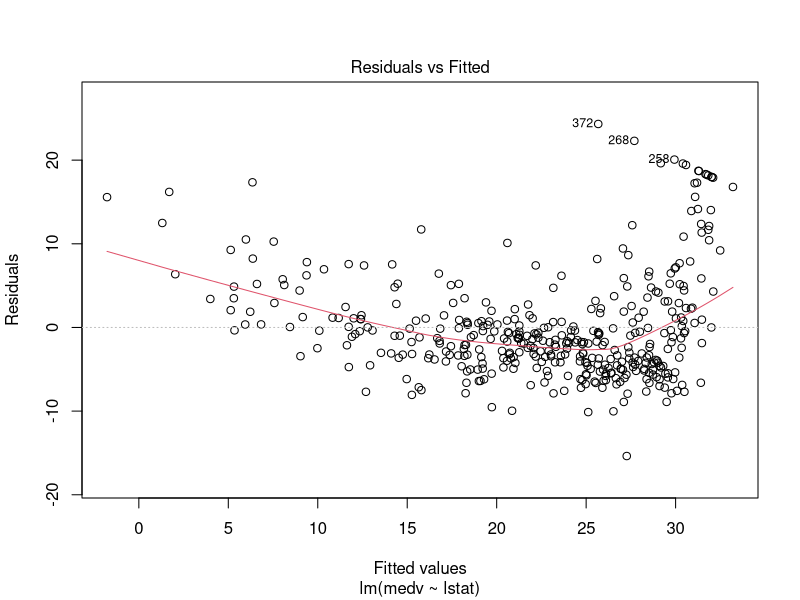
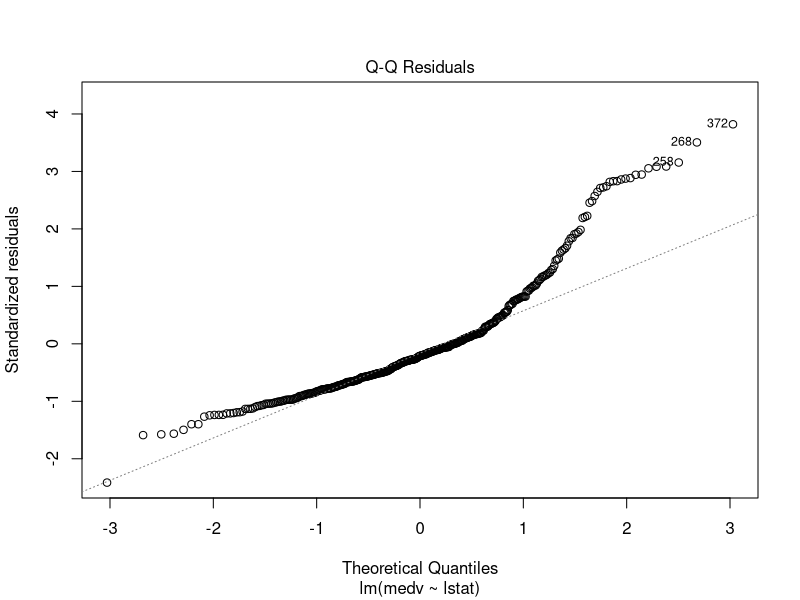
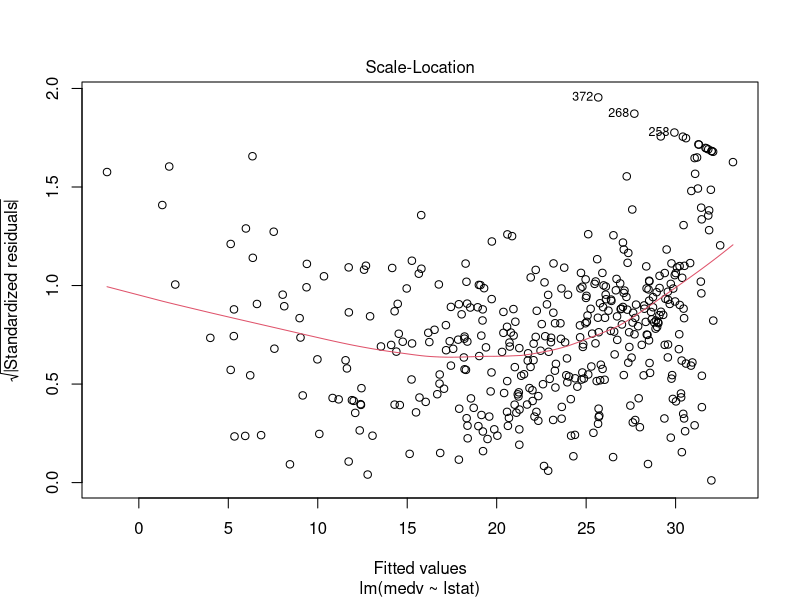
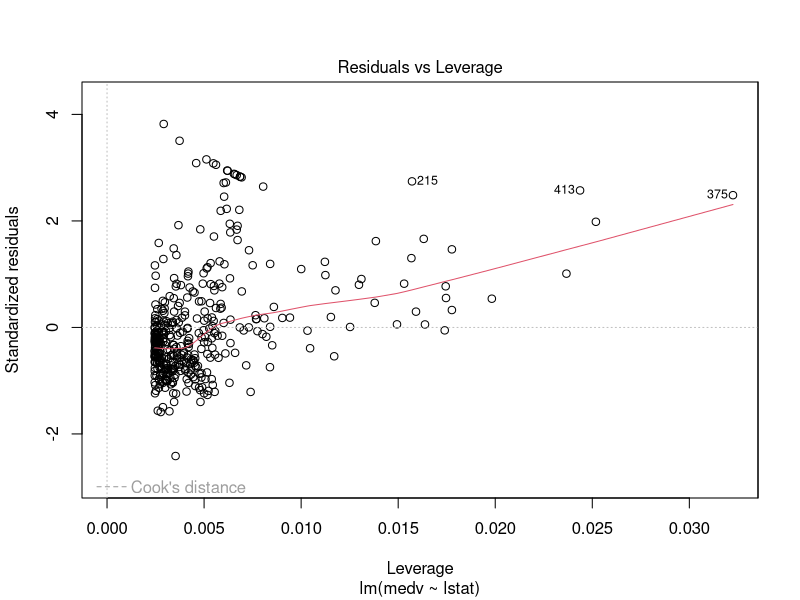
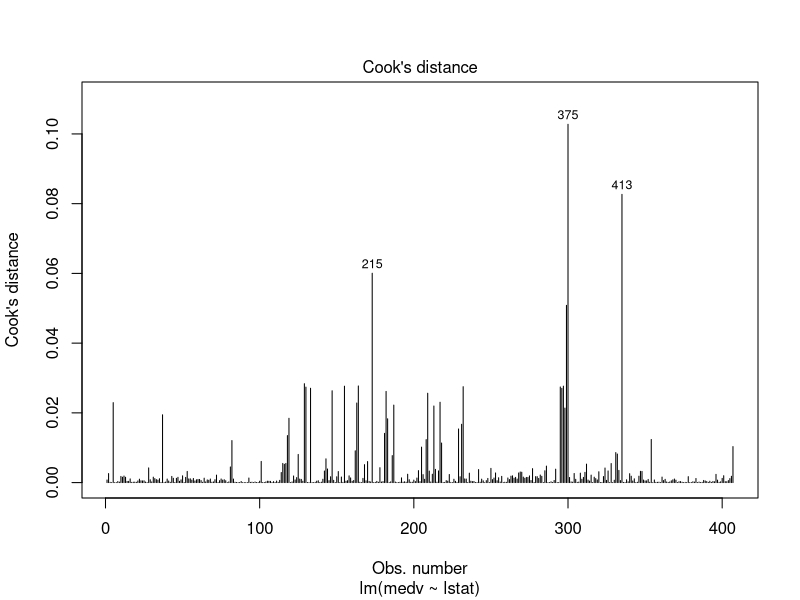
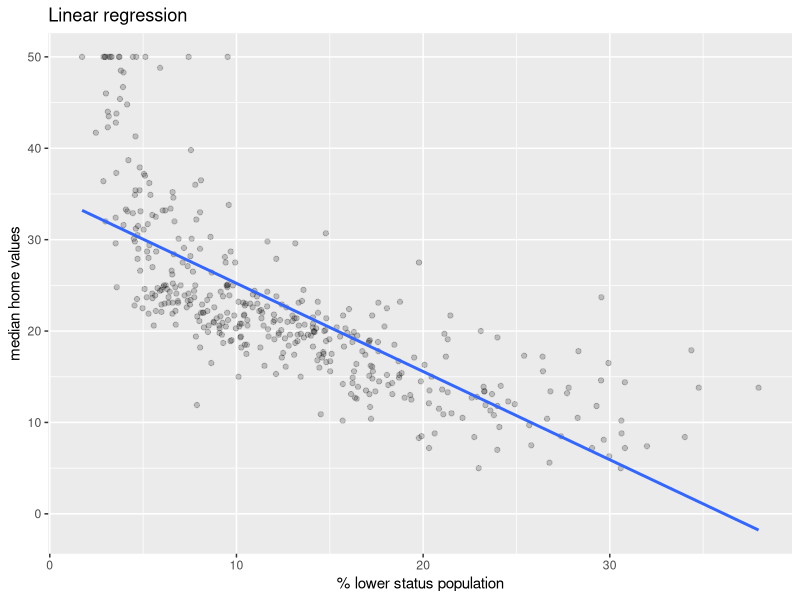
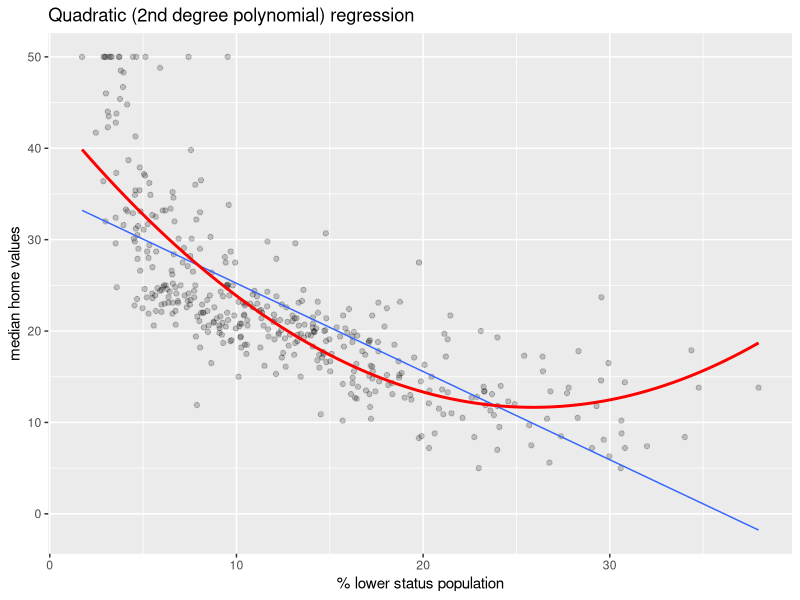
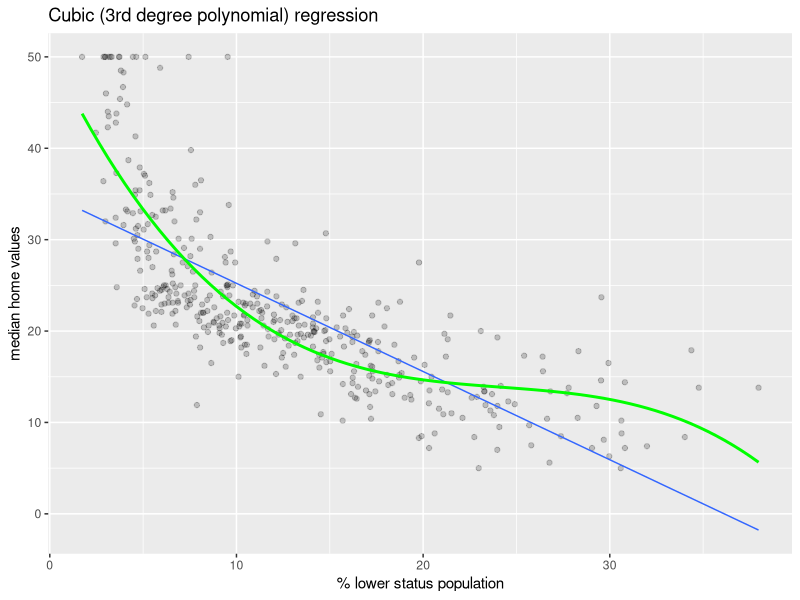

Write R code to recreate these figures, in order.
## ---- chunk 1
knitr::opts_chunk$set(warning=FALSE, tidy=TRUE)

library(caret)
library(MASS)
library(tidyverse)

## ---- chunk 2
data('Boston') #load data

sum(is.na(Boston)) #check for missing values

str(Boston) #view format of the data

head(Boston) #view top six observations

## ---- chunk 3

set.seed(1234)

training.samples <- Boston$medv %>% createDataPartition(p = 0.8, list = FALSE)

train.data  <- Boston[training.samples, ]

test.data <- Boston[-training.samples, ]

## ---- chunk 4

Boston.reg <- lm(medv ~ lstat, data = train.data)

plot(Boston.reg)

plot(Boston.reg, 4) #Cook's distance

## ---- chunk 5

summary(Boston.reg)

ggplot(train.data, aes(x = lstat, y = medv)) +  geom_point(alpha = 0.2) +  geom_smooth(method = "lm", se = FALSE) + labs(title = "Linear regression", x = "% lower status population", y = "median home values")

## ---- chunk 6

ggplot(train.data, aes(x = lstat, y = medv)) + geom_point(alpha = 0.2) + geom_smooth(method = "lm", se = FALSE, size = 0.5) + geom_smooth(method = "lm", formula = y ~ poly(x, 2), se = FALSE, color = "red") + labs(title = "Quadratic (2nd degree polynomial) regression", x = "% lower status population", y = "median home values")

ggplot(train.data, aes(x = lstat, y = medv)) +  geom_point(alpha = 0.2) + geom_smooth(method = "lm", se = FALSE, size = 0.5) + geom_smooth(method = "lm", formula = y ~ poly(x, 3), se = FALSE, color = "green") + labs(title = "Cubic (3rd degree polynomial) regression", x = "% lower status population", y = "median home values")

## ---- chunk 7

Boston.poly.wrong.1 <- lm(medv ~ lstat + lstat^2, data=train.data)

summary(Boston.poly.wrong.1)

## ---- chunk 8

Boston.poly.2.P <- lm(medv ~ lstat + poly(lstat, 2, raw = TRUE), data=train.data) #poly()

summary(Boston.poly.2.P)

Boston.poly.2.I <- lm(medv ~ lstat + I(lstat^2), data=train.data) #I()

summary(Boston.poly.2.I)

## ---- chunk 9

Boston.poly.wrong.2 <- lm(medv ~ lstat + I(lstat^3), data=train.data)

summary(Boston.poly.wrong.2)

## ---- chunk 10
Boston.poly.3 <- lm(medv ~ lstat + I(lstat^2) + I(lstat^3), data=train.data)

summary(Boston.poly.3)

Boston.poly.4 <- lm(medv ~ poly(lstat, 4, raw = TRUE), data=train.data)

summary(Boston.poly.4)

Boston.poly.5 <- lm(medv ~ poly(lstat, 5, raw = TRUE), data=train.data)

summary(Boston.poly.5)

Boston.poly.6 <- lm(medv ~ poly(lstat, 6, raw = TRUE), data=train.data)

summary(Boston.poly.6)

## ---- chunk 11

par(mfrow = c(1,3))
ggplot(train.data, aes(x = lstat, y = medv)) + geom_point(alpha = 0.2) + geom_smooth(method = "lm", se = FALSE, size = 0.5) + geom_smooth(method = "lm", formula = y ~ poly(x, 4), se = FALSE, color = "black") + labs(title = "4th degree polynomial regression", x = "% lower status population", y = "median home values")

ggplot(train.data, aes(x = lstat, y = medv)) +  geom_point(alpha = 0.2) + geom_smooth(method = "lm", se = FALSE, size = 0.5) + geom_smooth(method = "lm", formula = y ~ poly(x, 5), se = FALSE, color = "purple") + labs(title = "5th degree polynomial regression", x = "% lower status population", y = "median home values")

ggplot(train.data, aes(x = lstat, y = medv)) +  geom_point(alpha = 0.2) + geom_smooth(method = "lm", se = FALSE, size = 0.5) + geom_smooth(method = "lm", formula = y ~ poly(x, 6), se = FALSE, color = "blue") + labs(title = "6th degree polynomial regression", x = "% lower status population", y = "median home values")

## ---- chunk 12

summary(Boston.reg)$r.squared #linear
summary(Boston.poly.2.P)$r.squared #quadratic
summary(Boston.poly.3)$r.squared #cubic
summary(Boston.poly.4)$r.squared #quartic
summary(Boston.poly.5)$r.squared #quintic
summary(Boston.poly.6)$r.squared #sextic

## ---- chunk 13

anova(Boston.reg, Boston.poly.2.P, Boston.poly.3, Boston.poly.4, Boston.poly.5, Boston.poly.6) #F-test

aic <- c(AIC(Boston.reg), AIC(Boston.poly.2.P), AIC(Boston.poly.3), AIC(Boston.poly.4), AIC(Boston.poly.5), AIC(Boston.poly.6))
df <- data.frame(aic) #AIC

plot(aic, data = aic, main = "Akaike Information Criterion (AIC)", xlab = "Order of the polynomial model", ylab = "AIC")

## ---- chunk 14
print('--- Linear ---')

predictions.l <- Boston.reg %>% predict(test.data)

RMSE(predictions.l, test.data$medv)

R2(predictions.l, test.data$medv)

print('--- 2nd order ---')

predictions.2 <- Boston.poly.2.P %>% predict(test.data)

RMSE(predictions.2, test.data$medv)

R2(predictions.2, test.data$medv)

print('--- 3rd order ---')

predictions.3 <- Boston.poly.3 %>% predict(test.data)

RMSE(predictions.3, test.data$medv)

R2(predictions.3, test.data$medv)

print('--- 4th order ---')

predictions.4 <- Boston.poly.4 %>% predict(test.data)

RMSE(predictions.4, test.data$medv)

R2(predictions.4, test.data$medv)

print('--- 5th order ---')

predictions.5 <- Boston.poly.5 %>% predict(test.data)

RMSE(predictions.5, test.data$medv)

R2(predictions.5, test.data$medv)

print('--- 6th order ---')

predictions.6 <- Boston.poly.6 %>% predict(test.data)

RMSE(predictions.6, test.data$medv)

R2(predictions.6, test.data$medv)

## ---- chunk 15

rmse <- c(RMSE(predictions.l, test.data$medv), RMSE(predictions.2, test.data$medv), RMSE(predictions.3, test.data$medv), RMSE(predictions.4, test.data$medv), RMSE(predictions.5, test.data$medv), RMSE(predictions.6, test.data$medv))
r2 <- c(R2(predictions.l, test.data$medv), R2(predictions.2, test.data$medv), R2(predictions.3, test.data$medv), R2(predictions.4, test.data$medv), R2(predictions.5, test.data$medv), R2(predictions.6, test.data$medv))
df1 <- data.frame(rmse)
df2 <- data.frame(r2)
plot(rmse, data = df1, main = "Root Mean Squared Errors (RMSE)", xlab = "Order of the polynomial model", ylab = "RMSE")
plot(r2, data = df2, main = "Adjusted R-squared", xlab = "Order of the polynomial model", ylab = "Adjusted R-squared")

